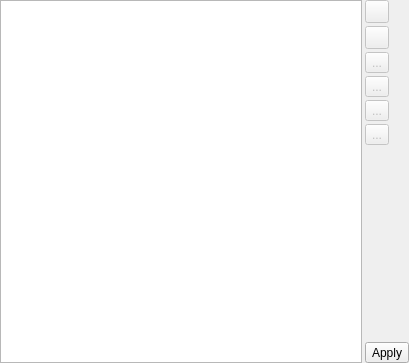
<?xml version="1.0" encoding="UTF-8"?>
<ui version="4.0">
 <class>Form</class>
 <widget class="QWidget" name="Form">
  <property name="geometry">
   <rect>
    <x>0</x>
    <y>0</y>
    <width>409</width>
    <height>363</height>
   </rect>
  </property>
  <property name="windowTitle">
   <string>List Editor</string>
  </property>
  <layout class="QHBoxLayout" name="horizontalLayout">
   <property name="spacing">
    <number>3</number>
   </property>
   <property name="margin">
    <number>0</number>
   </property>
   <item>
    <widget class="QTableWidget" name="table">
     <property name="sortingEnabled">
      <bool>false</bool>
     </property>
     <attribute name="horizontalHeaderVisible">
      <bool>false</bool>
     </attribute>
     <attribute name="horizontalHeaderStretchLastSection">
      <bool>true</bool>
     </attribute>
     <column>
      <property name="text">
       <string>Value</string>
      </property>
     </column>
    </widget>
   </item>
   <item>
    <widget class="QWidget" name="widget" native="true">
     <layout class="QVBoxLayout" name="verticalLayout">
      <property name="spacing">
       <number>3</number>
      </property>
      <property name="margin">
       <number>0</number>
      </property>
      <item>
       <widget class="QToolButton" name="add_button">
        <property name="enabled">
         <bool>false</bool>
        </property>
        <property name="toolTip">
         <string>Not implemented!</string>
        </property>
        <property name="icon">
         <iconset theme="list-add">
          <normaloff/>
         </iconset>
        </property>
       </widget>
      </item>
      <item>
       <widget class="QToolButton" name="toolButton">
        <property name="enabled">
         <bool>false</bool>
        </property>
        <property name="toolTip">
         <string>Not implemented!</string>
        </property>
        <property name="icon">
         <iconset theme="list-remove">
          <normaloff/>
         </iconset>
        </property>
       </widget>
      </item>
      <item>
       <widget class="QToolButton" name="go_top_button">
        <property name="enabled">
         <bool>false</bool>
        </property>
        <property name="toolTip">
         <string>Move to top</string>
        </property>
        <property name="text">
         <string>...</string>
        </property>
        <property name="icon">
         <iconset theme="go-top">
          <normaloff>../../</normaloff>../../</iconset>
        </property>
       </widget>
      </item>
      <item>
       <widget class="QToolButton" name="go_up_button">
        <property name="enabled">
         <bool>false</bool>
        </property>
        <property name="toolTip">
         <string>Move up one item</string>
        </property>
        <property name="text">
         <string>...</string>
        </property>
        <property name="icon">
         <iconset theme="go-up">
          <normaloff/>
         </iconset>
        </property>
       </widget>
      </item>
      <item>
       <widget class="QToolButton" name="go_down_button">
        <property name="enabled">
         <bool>false</bool>
        </property>
        <property name="toolTip">
         <string>Move down one item</string>
        </property>
        <property name="text">
         <string>...</string>
        </property>
        <property name="icon">
         <iconset theme="go-down">
          <normaloff/>
         </iconset>
        </property>
       </widget>
      </item>
      <item>
       <widget class="QToolButton" name="go_bottom_button">
        <property name="enabled">
         <bool>false</bool>
        </property>
        <property name="toolTip">
         <string>Move to bottom</string>
        </property>
        <property name="text">
         <string>...</string>
        </property>
        <property name="icon">
         <iconset theme="go-bottom">
          <normaloff/>
         </iconset>
        </property>
       </widget>
      </item>
      <item>
       <spacer name="verticalSpacer">
        <property name="orientation">
         <enum>Qt::Vertical</enum>
        </property>
        <property name="sizeHint" stdset="0">
         <size>
          <width>20</width>
          <height>40</height>
         </size>
        </property>
       </spacer>
      </item>
      <item>
       <widget class="QToolButton" name="apply_button">
        <property name="toolTip">
         <string>Apply</string>
        </property>
        <property name="text">
         <string>Apply</string>
        </property>
        <property name="icon">
         <iconset theme="document-save">
          <normaloff>../../</normaloff>../../</iconset>
        </property>
       </widget>
      </item>
     </layout>
    </widget>
   </item>
  </layout>
 </widget>
 <resources/>
 <connections/>
</ui>
